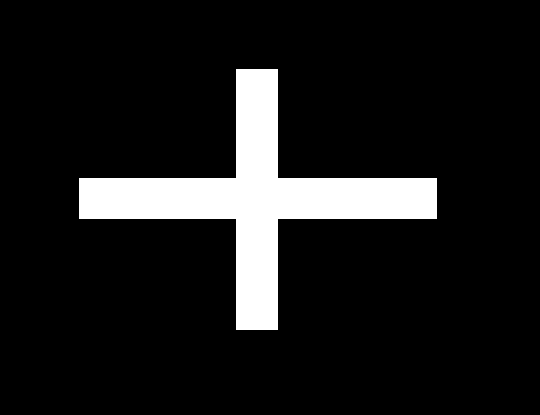
#> input picture shape_data/shapes/cross.PNG, 540 x 415 px, found by its file name; its folder holds only this picture in this run
$ python shape_data_collection.py
#> lines starting #> are read from the running program, lines starting #| are printed output that depends on the picture; after the words box and inside, x2 and y2 are one past the last pixel; in counts of white or black regions, pixels touching at a corner belong together
import cv2
import pandas as pd
from PIL import Image
import numpy as np
import os
from scipy import ndimage
from PIL import Image, ImageOps
import random
import time
from os import listdir

# [6 lines of commented-out code are left out]
folder_dir = r"C:\Users\hi2kh\OneDrive\Documents\GitHub\Machine-Learning\shape_data\shapes"
matrix_list = []
labels = ["circle", "semicircle", "quartercircle", "triangle",
          "square", "rectangle", "trapezoid", "pentagon", "hexagon",
          "heptagon", "octagon", "star", "cross"]

for i, image in enumerate(os.listdir(folder_dir)):
    img = Image.open(fr"C:\Users\hi2kh\OneDrive\Documents\GitHub\Machine-Learning\shape_data\shapes\{image}")
#> img is the input picture: PIL image 540x415 RGBA; mean R, G, B, A 27.2, 27.2, 27.2, 255
    img = ImageOps.grayscale(img)
#> img: PIL image 540x415 L; 10.7% white; 1 white region, box (x1, y1, x2, y2) and area: (79, 69, 437, 330) 23918
    img = img.resize((98, 98))
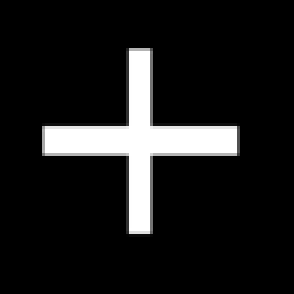
#> img: PIL image 98x98 L (shown 3 times larger); min 0, max 255, mean 27.2
    curr_image = img.copy()
    for _ in range(1000):  # amount of samples
        print(_)
        rotated_image = ndimage.rotate(curr_image, random.random()*360, reshape=False)
        rotated_image = ndimage.zoom(rotated_image, 1 + 0.1 * random.random(), mode='constant')
        # [7 lines of commented-out code are left out]
        rotated_image = cv2.resize(rotated_image, (98, 98))
        #cv2.imshow('image', rotated_image)
        #cv2.waitKey()
        #cv2.destroyAllWindows()
        #if image.endswith(".png"):  # check if the image ends with png
        matrix = np.array(rotated_image, dtype=np.uint8)
        matrix[matrix > 0] = 255
        matrix = matrix.flatten()
        matrix = np.insert(matrix, 0, i, axis=0)  # inserts label (0 for circle), (1 for semicircle, etc)
        matrix = matrix.tolist()
        matrix_list.append(matrix)
#> this loop made 1000 passes
#> pass 1, `rotated_image = ndimage.rotate(curr_image, random.random()*360, reshap..`:
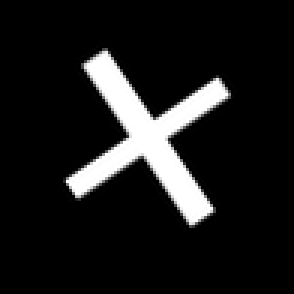
#> rotated_image: shape (98, 98) (shown 3 times larger); min 0, max 255, mean 27.2
#> pass 1, `rotated_image = ndimage.zoom(rotated_image, 1 + 0.1 * random.random(),..`:
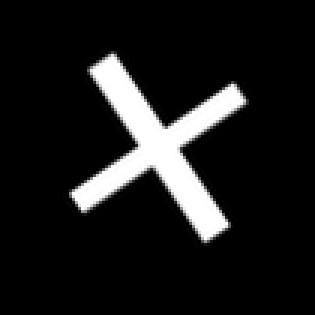
#> rotated_image: shape (105, 105) (shown 3 times larger); min 0, max 255, mean 27.3
#> pass 2, `rotated_image = ndimage.rotate(curr_image, random.random()*360, reshap..`:
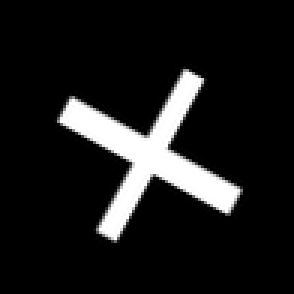
#> rotated_image: shape (98, 98) (shown 3 times larger); min 0, max 255, mean 27.2
#> after the loop, matrix_list = 1000 items


matrix_list = np.array(matrix_list)
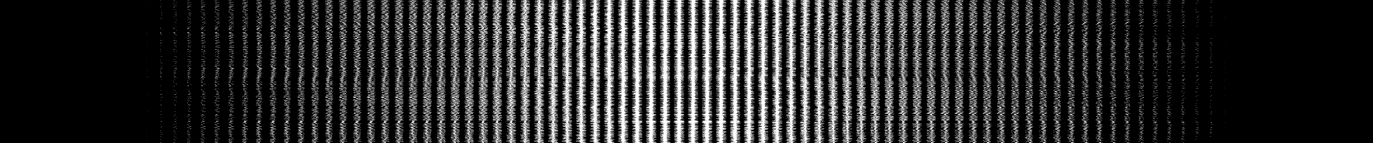
#> matrix_list: shape (1000, 9605) int64 (shown at 1/7 size); 17.9% white; 28578 white regions (21296 under 20 px), largest, box (x1, y1, x2, y2) and area: (4617, 0, 4695, 1000) 43031, (4715, 0, 4793, 1000) 42973, (4519, 0, 4597, 1000) 42956
matrix_list = np.asarray(matrix_list)
print(matrix_list.shape)
#| (1000, 9605)
np.savetxt("shape_data.csv", matrix_list, delimiter=",", fmt='%i')

$ run again, on shape_data/shapes/heptagon.png
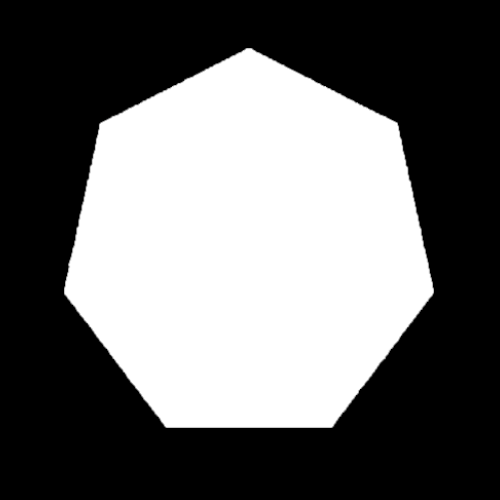
#> input picture shape_data/shapes/heptagon.png, 500 x 500 px, found by its file name
#> img is the input picture: PIL image 500x500 RGBA; mean R, G, B, A 106.2, 106.2, 106.2, 255
#> the loop `for _ in range(1000):` made 1000 passes
#> pass 1, `rotated_image = ndimage.zoom(rotated_image, 1 + 0.1 * random.random(),..`:
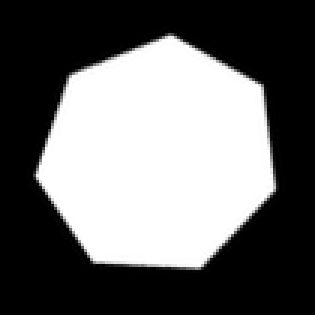
#> rotated_image: shape (105, 105) (shown 3 times larger); min 0, max 255, mean 106.4
#> after the loop `for _ in range(1000):`: matrix_list = 1000 items
#> `matrix_list = np.array(matrix_list)`:
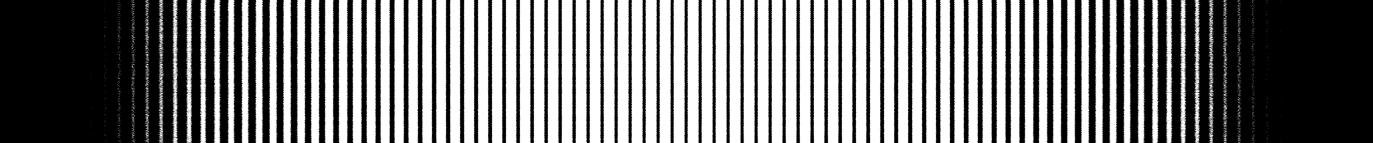
#> matrix_list: shape (1000, 9605) int64 (shown at 1/7 size); 48.3% white; 8244 white regions (7624 under 20 px), largest, box (x1, y1, x2, y2) and area: (4809, 0, 4895, 1000) 76819, (4712, 0, 4797, 1000) 76791, (4613, 0, 4699, 1000) 76742
#| (1000, 9605)

$ run again, on shape_data/shapes/octogan.png
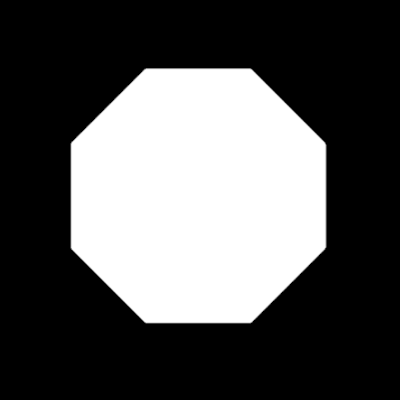
#> input picture shape_data/shapes/octogan.png, 400 x 400 px, found by its file name
#> img is the input picture: PIL image 400x400 P; mean R, G, B 85.7, 85.7, 85.7
#> the loop `for _ in range(1000):` made 1000 passes
#> pass 1, `rotated_image = ndimage.zoom(rotated_image, 1 + 0.1 * random.random(),..`:
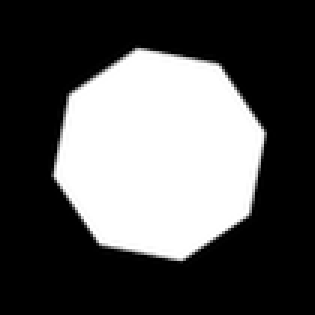
#> rotated_image: shape (105, 105) (shown 3 times larger); min 0, max 255, mean 85.8
#> after the loop `for _ in range(1000):`: matrix_list = 1000 items
#> `matrix_list = np.array(matrix_list)`:
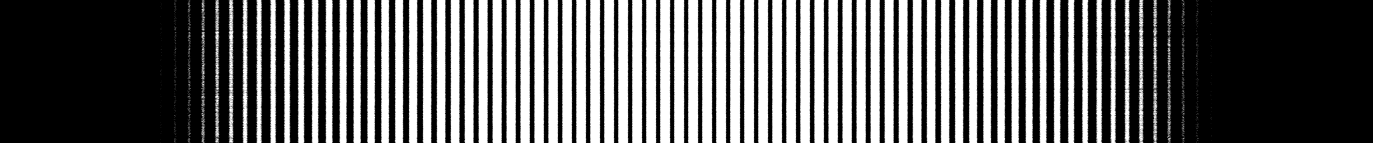
#> matrix_list: shape (1000, 9605) int64 (shown at 1/7 size); 38.9% white; 6399 white regions (5864 under 20 px), largest, box (x1, y1, x2, y2) and area: (4814, 0, 4890, 1000) 69156, (4716, 0, 4792, 1000) 69155, (4618, 0, 4694, 1000) 69041
#| (1000, 9605)
